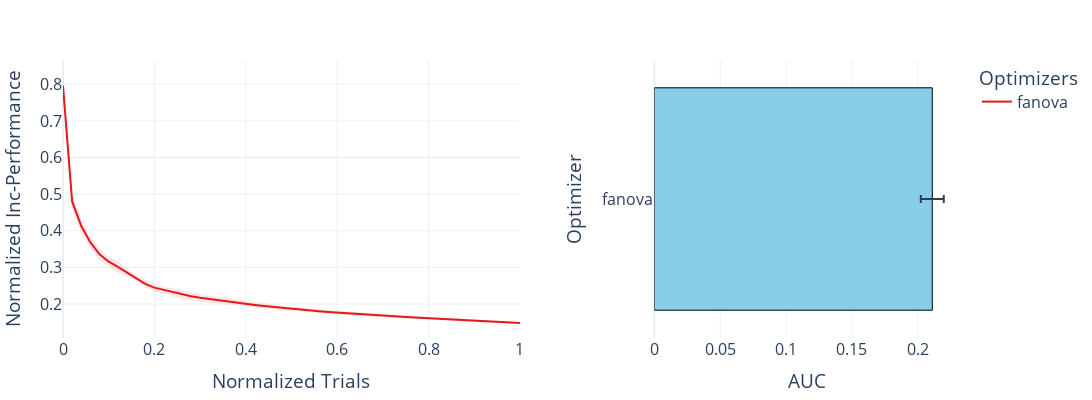

Source (notebook cell):
### Code cell
# Which HPI method
plot_one_thing('hpi_method')
